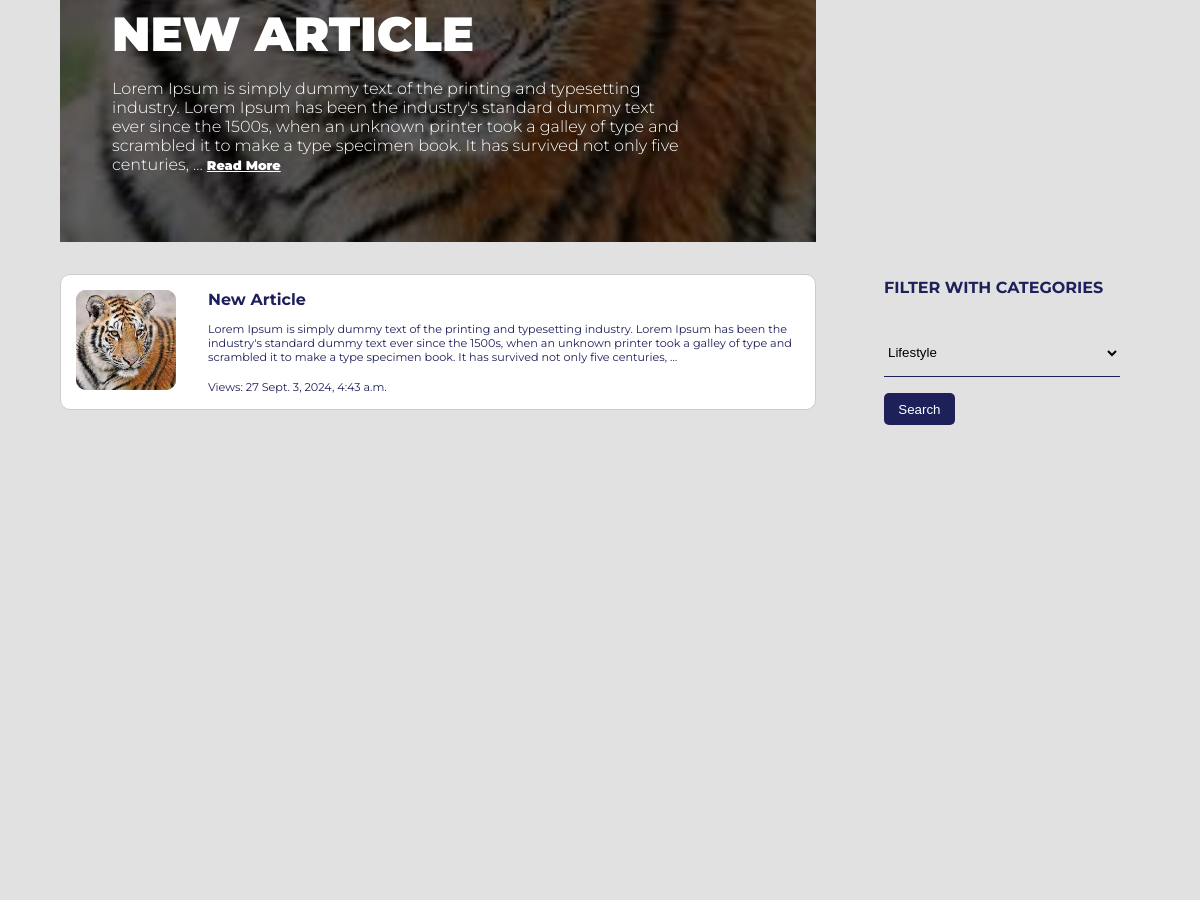
/ (middle part), run on an earlier commit of the app's database.
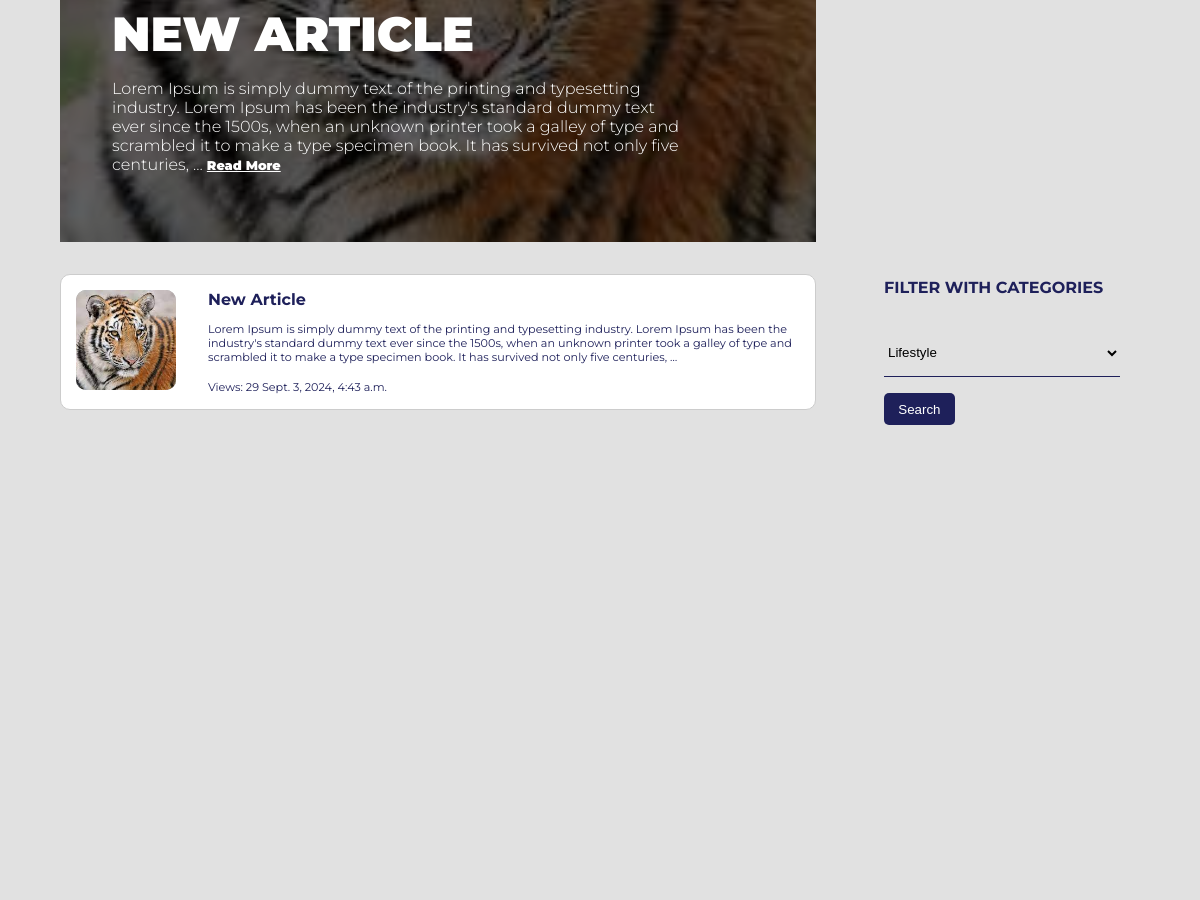
And on a later commit of the database.
### main/models.py (models this page shows, shortened)
class Article(models.Model):
    title = models.CharField(primary_key=True, unique=True, max_length=200)
    page_name = models.ForeignKey(BlogPage, on_delete=models.CASCADE, related_name='articles')
    author = models.ForeignKey(User, on_delete=models.CASCADE)
    created_date = models.DateTimeField(auto_now_add=True)
    updated_date = models.DateTimeField(auto_now=True)
    article_image = models.ImageField(upload_to='article_images/')
    content = models.TextField()
    published_date = models.DateTimeField(blank=True, null=True, auto_now_add=True)
    allow_to_comment = models.BooleanField(default=True)
    view_count = models.IntegerField(default=0)
    category = models.CharField(max_length=50, choices=CATEGORY_CHOICES)

### main/views.py (the view)
# urls.py: path('', views.welcome_view, name='welcome'),
def welcome_view(request):
    if request.method == 'POST':
        query = request.POST.get('query')
        categories = Article.objects.values_list('category', flat=True).distinct()
        if query:
            articles = Article.objects.filter(category=query)
        else:
            articles = Article.objects.all()
        context = {
        'query':query,
        'show_navbar': True,
        'articles': articles,
        'categories': categories,
        }
        return render(request, 'articles.html', context)
    else:
        categories = Article.objects.values_list('category', flat=True).distinct()
        latest_articles = Article.objects.order_by('-view_count')[:6]
        latest_article = Article.objects.order_by('-created_date').first()
        articles = Article.objects.all()
        context = {
        'show_navbar': True,
        'latest_articles': latest_articles,
        'latest_article': latest_article,
        'articles': articles,
        'categories': categories,
        }
    return render(request, 'welcome.html', context)

### templates/welcome.html (shortened to what this page needs)
{%extends 'main.html'%}
{% load static %}
{%block extra_css %}
<link rel="stylesheet" href="{% static 'css/welcome.css' %}" />
{% endblock %}
{% block content %}
<div class="welcome__container">
  <div class="main__container">
    {% if latest_article %}
    <div class="left__container"style="background-image: url('{{ latest_article.article_image.url }}');">
      <div class="overlay">
        <div class="text-content">
          <h3 class="blog__header">{{latest_article.title }}</h3>
          <p class="blog__preview">
            {{ latest_article.content|truncatewords:50 }}
            <a href="{% url 'read_article' latest_article.title %}" class="read__more">Read More</a>
          </p>
        </div>
      </div>
    </div>
    {% endif %}
    <div class="right__container">
    </div>
  </div>
  <div class="bottom__container">
    <div class="articles-container">
      {% for article in articles %}
        <a href="{% url 'read_article' article.title %}" style="text-decoration: none;">
          <div class="article-card">
            {% if article.article_image %}
              <img src="{{article.article_image.url}}" alt="{{article.title}}" class="main__article__img">
            {% else %}
              <p>No image available</p>
            {% endif %}
            <div class="article-details">
              <h3 class="article__header">{{ article.title|truncatewords:20  }}</h3>
              <p class="article__content">{{ article.content|truncatewords:50 }}</p>
              <p class="article__count">Views: {{ article.view_count }} <span class="article__published">{{ article.published_date }}</span></p>
            </div>
          </div>
        </a>
      {% endfor %}
    </div>
    <aside class="sidebar">
      <div class="filter-category">
        <h3>FILTER WITH CATEGORIES</h3>
          <form method="POST">
              <p>
                <select name="query" id="query" class="category__list">
                  {% for category in categories %}
                    <option value="{{category}}" >{{category}}</option>
                  {% endfor %}
                </select>
            </p>
            <input type="submit" value="Search" class="category__search__btn">
          </form>
      </div>
    </aside>
  </div>
</div>
{% endblock %}

What changed in the data, as far as the page shows it:
changed Article "New Article": view_count "27" → "29"
